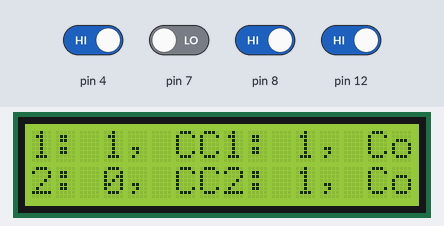
The sketch below on a simulated Arduino Uno, built with avr-gcc and run on an emulated ATmega328P. On the bench: 16×2 character LCD. Inputs (shaded band) come from the test bench; at power-on: pin 4, pin 8, pin 12 HIGH, pin 7 LOW. What the sketch prints to the serial monitor is not drawn.

Above: at 1.2 s.
1.3 s: pin 4 driven LOW and pin 7 driven HIGH
15.3 s: pin 7 driven LOW
At 16.6 s:
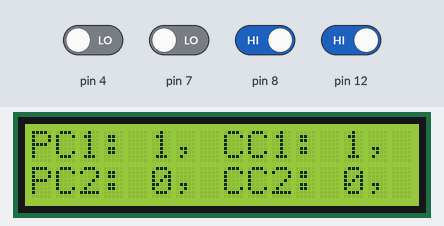
27.3 s: pin 12 driven LOW
At 32.7 s:
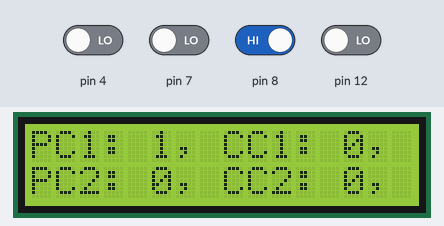
39.3 s: pin 4 driven HIGH
At 48.8 s:
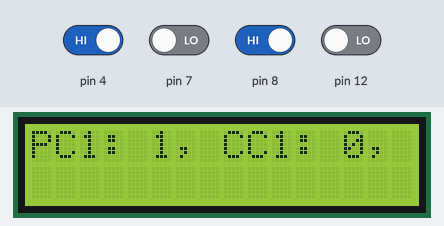
51.4 s: pin 7 driven HIGH
At 64.9 s:
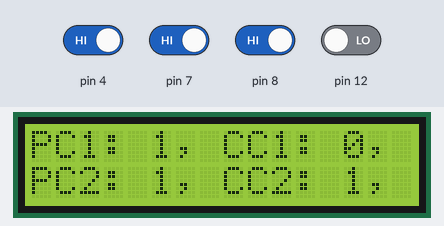
65.4 s: pin 4 driven LOW and pin 8 driven LOW
At 81.0 s:
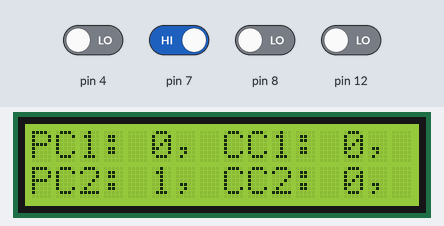

The sketch:

arduino_to_nodemcu.ino
```cpp
 #include <LiquidCrystal_I2C.h>

LiquidCrystal_I2C lcd(0x27, 16, 2);

String data, data1, data2, message1, message2;

int pc1, pc2, cc1, cc2;

static bool inputs_received;

void setup() {
  lcd.clear();
  lcd.begin();
  Serial.begin(9600);
}

void loop()
{
  pc1 = digitalRead(8);
  cc1 = digitalRead(12);
  pc2 = digitalRead(7);
  cc2 = digitalRead(4);

  message1 = "";
  message2 = "";
  data1 = "";
  data2 = "";

   if((pc1 == 0 && cc1 == 0) || (pc2 == 0 && cc2 == 0))
   {
     message1 = " PC1: " + String(pc1) + ", CC1: " + String(cc1) + ", Contactor 1: OFF";
     data1 = String(pc1) + String(cc1);

     message2 = " PC2: " + String(pc2) + ", CC2: " + String(cc2) + ", Contactor 2: OFF";
     data2 = String(pc2) + String(cc2);
   }
   else if((pc1 == 1 && cc1 == 1) || (pc2 == 1 && cc2 == 1))
   {
     message1 = " PC1: " + String(pc1) + ", CC1: " + String(cc1) + ", Contactor 1: Working";
     data1 = String(pc1) + String(cc1);

     message2 = " PC2: " + String(pc2) + ", CC2: " + String(cc2) + ", Contactor 2: Working";
     data2 = String(pc2) + String(cc2);
   }
   if(pc1 == 1 && cc1 == 0)
   {
     message1 = " PC1: " + String(pc1) + ", CC1: " + String(cc1) + ", Contactor 1: Not Working";
     data1 = String(pc1) + String(cc1);

   }
   if(pc2 == 1 && cc2 == 0){
     message2 = " PC2: " + String(pc2) + ", CC2: " + String(cc2) + ", Contactor 2: Not Working";
     data2 = String(pc2) + String(cc2);
    }

   data = data1+data2;

   Serial.println(data);


   static bool printed_message = false;
   if(!printed_message) {
     lcd.clear();
     lcd.setCursor(0, 0);
     lcd.print(message1);
     lcd.setCursor(0, 1);
     lcd.print(message2);
     printed_message = true;
   }

   for (int positionCounter = 0; positionCounter < 30; positionCounter++) {
     // scroll one position left:
     lcd.scrollDisplayLeft();
     // wait a bit:
     delay(500);
   }

   static unsigned long start_time = 0;
   if(millis() - start_time > 2000) {
     start_time = millis();
     printed_message = false;
     inputs_received = false;
   }

   delay(1000);
}
```

Measured:
- after the input at 15.3 s, the display: changes after 0.93 s (image 1)
- after the input at 27.3 s, the display: first differs from a run without the input after 5.0 s (image 2)
- after the input at 39.3 s, the display: first differs from a run without the input after 9.1 s (image 3)
- after the input at 51.4 s, the display: first differs from a run without the input after 13.1 s (image 4)
- after the input at 65.4 s, the display: first differs from a run without the input after 15.2 s (image 5)
- what the display in image 1 shows lasts 0.5 s, from 16.2 s to 16.7 s
